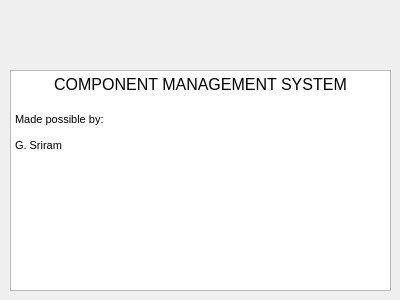
<?xml version="1.0" encoding="UTF-8"?>
<ui version="4.0">
 <class>About</class>
 <widget class="QWidget" name="About">
  <property name="geometry">
   <rect>
    <x>0</x>
    <y>0</y>
    <width>400</width>
    <height>300</height>
   </rect>
  </property>
  <property name="minimumSize">
   <size>
    <width>400</width>
    <height>300</height>
   </size>
  </property>
  <property name="maximumSize">
   <size>
    <width>400</width>
    <height>300</height>
   </size>
  </property>
  <property name="windowTitle">
   <string>About</string>
  </property>
  <widget class="QTextEdit" name="textEdit">
   <property name="geometry">
    <rect>
     <x>10</x>
     <y>70</y>
     <width>381</width>
     <height>221</height>
    </rect>
   </property>
   <property name="readOnly">
    <bool>true</bool>
   </property>
   <property name="html">
    <string>&lt;!DOCTYPE HTML PUBLIC &quot;-//W3C//DTD HTML 4.0//EN&quot; &quot;http://www.w3.org/TR/REC-html40/strict.dtd&quot;&gt;
&lt;html&gt;&lt;head&gt;&lt;meta name=&quot;qrichtext&quot; content=&quot;1&quot; /&gt;&lt;style type=&quot;text/css&quot;&gt;
p, li { white-space: pre-wrap; }
&lt;/style&gt;&lt;/head&gt;&lt;body style=&quot; font-family:'MS Shell Dlg 2'; font-size:6.6pt; font-weight:400; font-style:normal;&quot;&gt;
&lt;p align=&quot;center&quot; style=&quot; margin-top:0px; margin-bottom:0px; margin-left:0px; margin-right:0px; -qt-block-indent:0; text-indent:0px;&quot;&gt;&lt;span style=&quot; font-size:12pt;&quot;&gt;COMPONENT MANAGEMENT SYSTEM&lt;/span&gt;&lt;/p&gt;
&lt;p style=&quot;-qt-paragraph-type:empty; margin-top:0px; margin-bottom:0px; margin-left:0px; margin-right:0px; -qt-block-indent:0; text-indent:0px; font-size:12pt;&quot;&gt;&lt;br /&gt;&lt;/p&gt;
&lt;p style=&quot; margin-top:0px; margin-bottom:0px; margin-left:0px; margin-right:0px; -qt-block-indent:0; text-indent:0px;&quot;&gt;&lt;span style=&quot; font-size:8pt;&quot;&gt;Made possible by:&lt;/span&gt;&lt;/p&gt;
&lt;p style=&quot;-qt-paragraph-type:empty; margin-top:0px; margin-bottom:0px; margin-left:0px; margin-right:0px; -qt-block-indent:0; text-indent:0px; font-size:8pt;&quot;&gt;&lt;br /&gt;&lt;/p&gt;
&lt;p style=&quot; margin-top:0px; margin-bottom:0px; margin-left:0px; margin-right:0px; -qt-block-indent:0; text-indent:0px;&quot;&gt;&lt;span style=&quot; font-size:8pt;&quot;&gt;G. Sriram&lt;/span&gt;&lt;/p&gt;&lt;/body&gt;&lt;/html&gt;</string>
   </property>
  </widget>
 </widget>
 <resources/>
 <connections/>
</ui>
